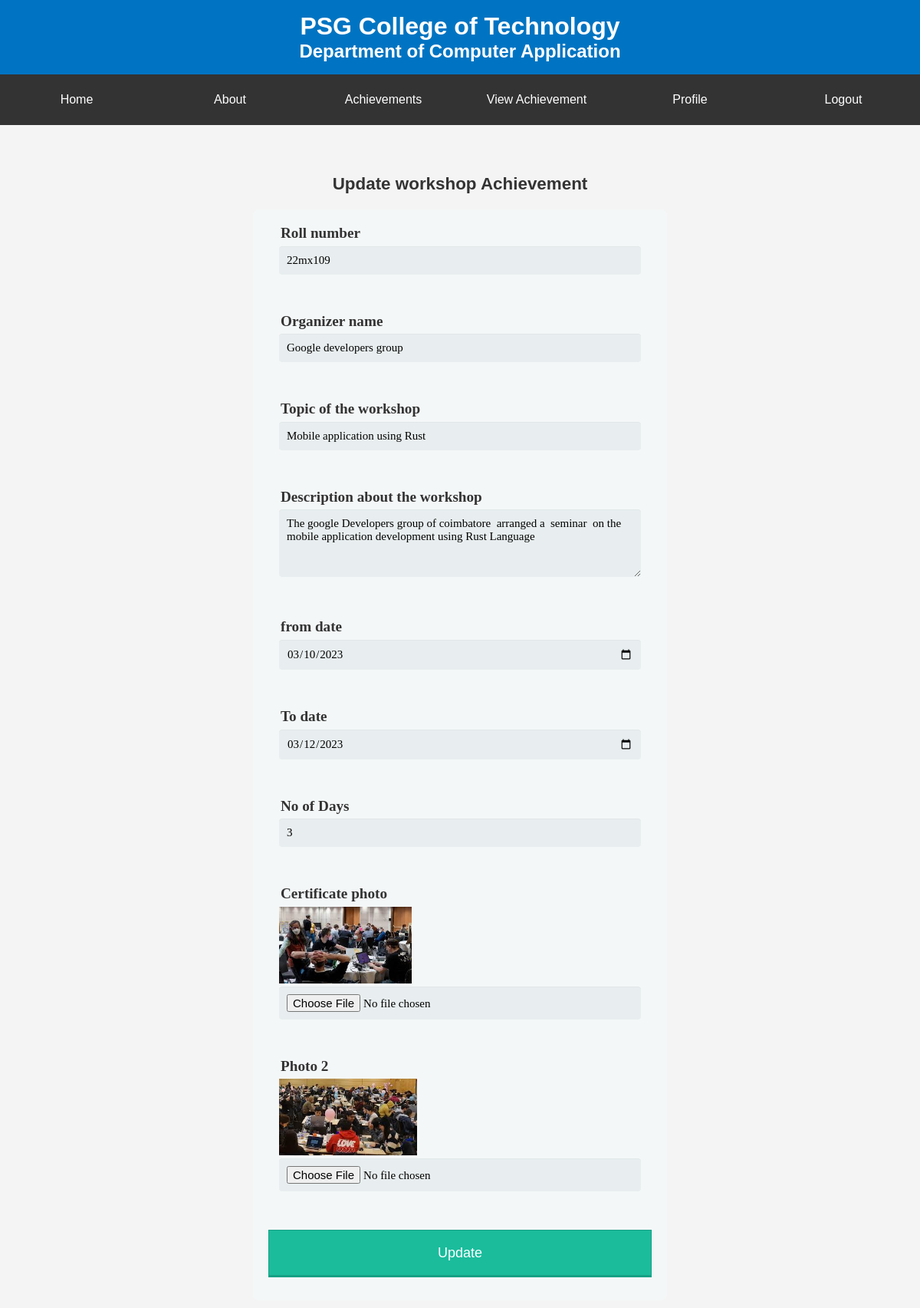
Screenshot of /updateworkshopData/3 (signed in) with the database file from the repository.
### account/models.py (models this page shows, shortened)
class  workshop_Achievement(models.Model):
    user = models.ForeignKey(User, on_delete=models.CASCADE)
    rollno = models.CharField(max_length=20, blank=True, null=True)  # Assuming rollno is a character field
    title = models.CharField(max_length=255)
    title1 = models.CharField(max_length=255)
    description = models.TextField()
    fromdate = models.DateField()
    todate = models.DateField()
    days=models.CharField(max_length=10)
    photo1 = models.ImageField(upload_to='achievement_photos/', blank=True, null=True)
    photo2 = models.ImageField(upload_to='achievement_photos/', blank=True, null=True)

### account/views.py (the view, shortened to what this page needs)
# urls.py: path('updateworkshopData/<int:pkid>', views.updateworkshopData, name="updateworkshopData"),
@login_required(login_url='login')
def updateworkshopData(request, pkid):
    mydata =workshop_Achievement.objects.get(id=pkid)
    context = {'data': mydata}
    return render(request, 'edit_workshop_achievement.html', context)

### templates/edit_workshop_achievement.html (shortened to what this page needs)
<!DOCTYPE html>
<html lang="en">
<head>
</head>
<body>
    <header>
        <h1>PSG College of Technology</h1>
        <h2>Department of Computer Application</h2>
    </header>
    <nav>
        <div class="navbar">
            <ul>
                <li><a href="{% url 'dashboard' %}">Home</a></li>
                <li><a href="{%url 'about' %}">About</a></li>
                <li class="dropdown">
                    <a href="#">Achievements</a>
                </li>
                <li><a href="{%url 'view_achievement' %}">View Achievement</a></li>
                <li><a href="{% url 'profile' %}">Profile</a></li>
                <li><a href="{% url 'logout_view' %}">Logout</a></li>
            </ul>
        </div>
    </nav>
    <main>
    </main>
    <div class="form-style-5">
      <center><h2>Update workshop Achievement</h2></center>
        <form method="post" enctype="multipart/form-data">
            <fieldset>
                <legend>Roll number</legend>
                <input type="text" name="username" value="{{ data.user.username }}" readonly>
            </fieldset>
            <fieldset>
                <legend>Organizer name  </legend>
                <input type="text" name="title" value="{{ data.title }}" required></textarea>
            </fieldset>
            <fieldset>
                <legend>Topic of the workshop </legend>
                <input type="text" name="title1" value="{{ data.title1 }}"  required></textarea>
            </fieldset>
            <fieldset>
                <legend>Description about the workshop  </legend>
                <textarea name="description" rows="4" required>{{ data.description }}</textarea>
            </fieldset>
            <fieldset>
                <legend> from date </legend>
                <input type="date" name="fromdate"  value="{{ data.fromdate|date:'Y-m-d' }}"  required>
            </fieldset>
            <fieldset>
                <legend>To date </legend>
                <input type="date" name="todate" value="{{ data.todate|date:'Y-m-d' }}" required>
            </fieldset>
            <fieldset>
                <legend> No of Days</legend>
                <input type="text" name="days"  value="{{ data.days }}" required></textarea>
            </fieldset>
            <fieldset>
                <legend> Certificate photo </legend>
                {% if data.photo1 %}
                <img src="{{ data.photo1.url }}" height = "100" alt="Photo 1">
            {% endif %}
            <input type="file" name="photo1">
            </fieldset>
            <fieldset>
                <legend>Photo 2</legend>
                {% if data.photo2 %}
                    <img src="{{ data.photo2.url }}" height = "100" alt="Photo 2">
                {% endif %}
                <input type="file" name="photo2">
            </fieldset>
            <input type="submit" value="Update">
        </form>
    </div>
</body>
</html>

### templates/edit_workshop_achievement.html (style rules this page uses)
body { font-family: Arial, sans-serif; margin: 0; padding: 0; background-color: #f4f4f4; color: #333; }
header { background-color: #0074c2; color: #fff; text-align: center; padding: 1em 0; }
h1 { font-size: 2em; margin: 0; }
h2 { font-size: 1.5em; margin: 0; }
main { padding: 2em; }
body, ul, li { margin: 0; padding: 0; }
.navbar { background-color: #333; overflow: hidden; }
.navbar ul { list-style-type: none; margin: 0; padding: 0; display: flex; }
.navbar li { flex: 1; text-align: center; padding: 10px 0; }
.navbar a { display: block; color: white; text-align: center; text-decoration: none; padding: 14px 16px; transition: background-color 0.3s; }
.dropdown { display: inline-block; }
.form-style-5 h2 { font-size: 1.4em; margin-bottom: 20px; }
.form-style-5 form { max-width: 500px; margin: 10px auto; padding: 20px; background: #f4f7f8; border-radius: 8px; font-family: Georgia, "Times New Roman", Times, serif; }
.form-style-5 fieldset { border: none; margin-bottom: 20px; }
.form-style-5 legend { font-size: 1.2em; font-weight: bold; }
.form-style-5 input[type="text"], .form-style-5 input[type="date"], .form-style-5 textarea, .form-style-5 input[type="file"] { font-family: Georgia, "Times New Roman", Times, serif; background: rgba(255,255,255,.1); border: none; border-radius: 4px; font-size: 15px; margin: 0; outline: 0; padding: 10px; width: 100%; box-sizing: border-box; -webkit-box-sizing: border-box; -moz-box-sizing: border-box; background-color: #e8eeef; color: black; -webkit-box-shadow: 0 1px 0 rgba(0,0,0,0.03) inset; box-shadow: 0 1px 0 rgba(0,0,0,0.03) inset; margin-bottom: 20px; }
.form-style-5 input[type="submit"] { position: relative; display: block; padding: 19px 39px 18px 39px; color: #FFF; margin: 0 auto; background: #1abc9c; font-size: 18px; text-align: center; font-style: normal; width: 100%; border: 1px solid #16a085; border-width: 1px 1px 3px; margin-bottom: 10px; }

### rows the page displays
workshop_Achievement: username "22mx109", title "Google developers group", title1 "Mobile application using Rust", description "The google Developers group of coimbatore arranged a seminar on the mobile application development using Rust Language", fromdate "03/10/2023", todate "03/12/2023", days "3", photo1 (picture), photo2 (picture)
